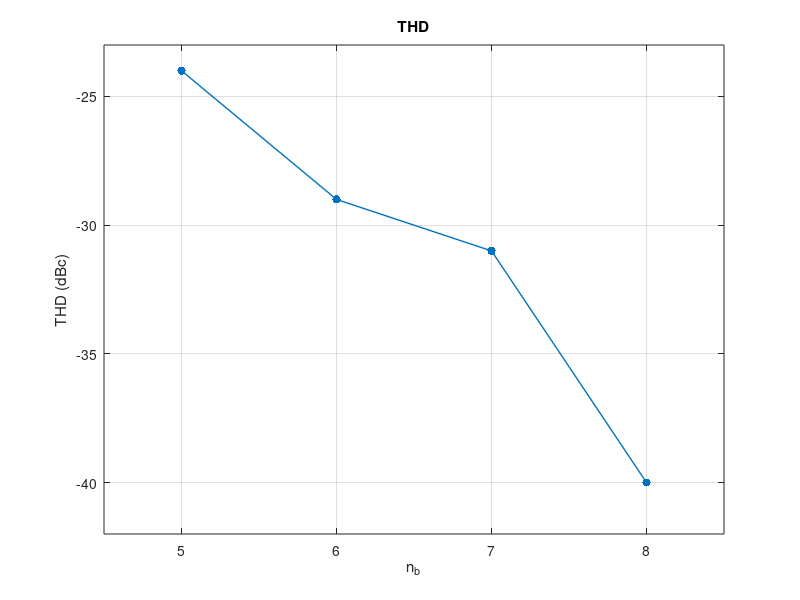

The MATLAB source for this figure:
clear all
close all

x=[8 7 6 5];
y=[-40,-31,-29,-24];
figure
plot(x, y, '.-', 'markerSize', 18, 'lineWidth', 1);
title('THD');
xlabel('n_b');
ylabel('THD (dBc)');
xticks([5 6 7 8])
axis([4.5 8.5 -42 -23]);
grid on
